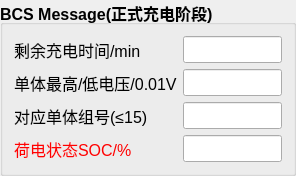
    <widget class="QGroupBox" name="groupBox_5">
     <property name="geometry">
      <rect>
       <x>560</x>
       <y>240</y>
       <width>296</width>
       <height>172</height>
      </rect>
     </property>
     <property name="font">
      <font>
       <pointsize>12</pointsize>
       <weight>75</weight>
       <bold>true</bold>
      </font>
     </property>
     <property name="title">
      <string>BCS Message(正式充电阶段)</string>
     </property>
     <layout class="QFormLayout" name="formLayout_5">
      <item row="0" column="0">
       <widget class="QLabel" name="label1_39">
        <property name="font">
         <font>
          <pointsize>12</pointsize>
          <weight>50</weight>
          <bold>false</bold>
         </font>
        </property>
        <property name="text">
         <string>剩余充电时间/min</string>
        </property>
        <property name="buddy">
         <cstring>lineEdit2_1</cstring>
        </property>
       </widget>
      </item>
      <item row="0" column="1">
       <widget class="QLineEdit" name="lineEdit1_12">
        <property name="maximumSize">
         <size>
          <width>100</width>
          <height>16777215</height>
         </size>
        </property>
       </widget>
      </item>
      <item row="1" column="0">
       <widget class="QLabel" name="label1_36">
        <property name="font">
         <font>
          <pointsize>12</pointsize>
          <weight>50</weight>
          <bold>false</bold>
         </font>
        </property>
        <property name="text">
         <string>单体最高/低电压/0.01V</string>
        </property>
        <property name="buddy">
         <cstring>lineEdit2_1</cstring>
        </property>
       </widget>
      </item>
      <item row="1" column="1">
       <widget class="QLineEdit" name="lineEdit1_10">
        <property name="maximumSize">
         <size>
          <width>100</width>
          <height>16777215</height>
         </size>
        </property>
       </widget>
      </item>
      <item row="2" column="0">
       <widget class="QLabel" name="label1_49">
        <property name="font">
         <font>
          <pointsize>12</pointsize>
          <weight>50</weight>
          <bold>false</bold>
         </font>
        </property>
        <property name="text">
         <string>对应单体组号(≤15)</string>
        </property>
        <property name="buddy">
         <cstring>lineEdit2_1</cstring>
        </property>
       </widget>
      </item>
      <item row="2" column="1">
       <widget class="QLineEdit" name="lineEdit1_22">
        <property name="maximumSize">
         <size>
          <width>100</width>
          <height>16777215</height>
         </size>
        </property>
       </widget>
      </item>
      <item row="3" column="0">
       <widget class="QLabel" name="label1_37">
        <property name="font">
         <font>
          <pointsize>12</pointsize>
          <weight>50</weight>
          <bold>false</bold>
         </font>
        </property>
        <property name="styleSheet">
         <string notr="true">QLabel#label1_37 {color:red}</string>
        </property>
        <property name="text">
         <string>荷电状态SOC/%</string>
        </property>
        <property name="buddy">
         <cstring>lineEdit2_1</cstring>
        </property>
       </widget>
      </item>
      <item row="3" column="1">
       <widget class="QLineEdit" name="lineEdit1_17">
        <property name="maximumSize">
         <size>
          <width>100</width>
          <height>16777215</height>
         </size>
        </property>
       </widget>
      </item>
     </layout>
    </widget>
